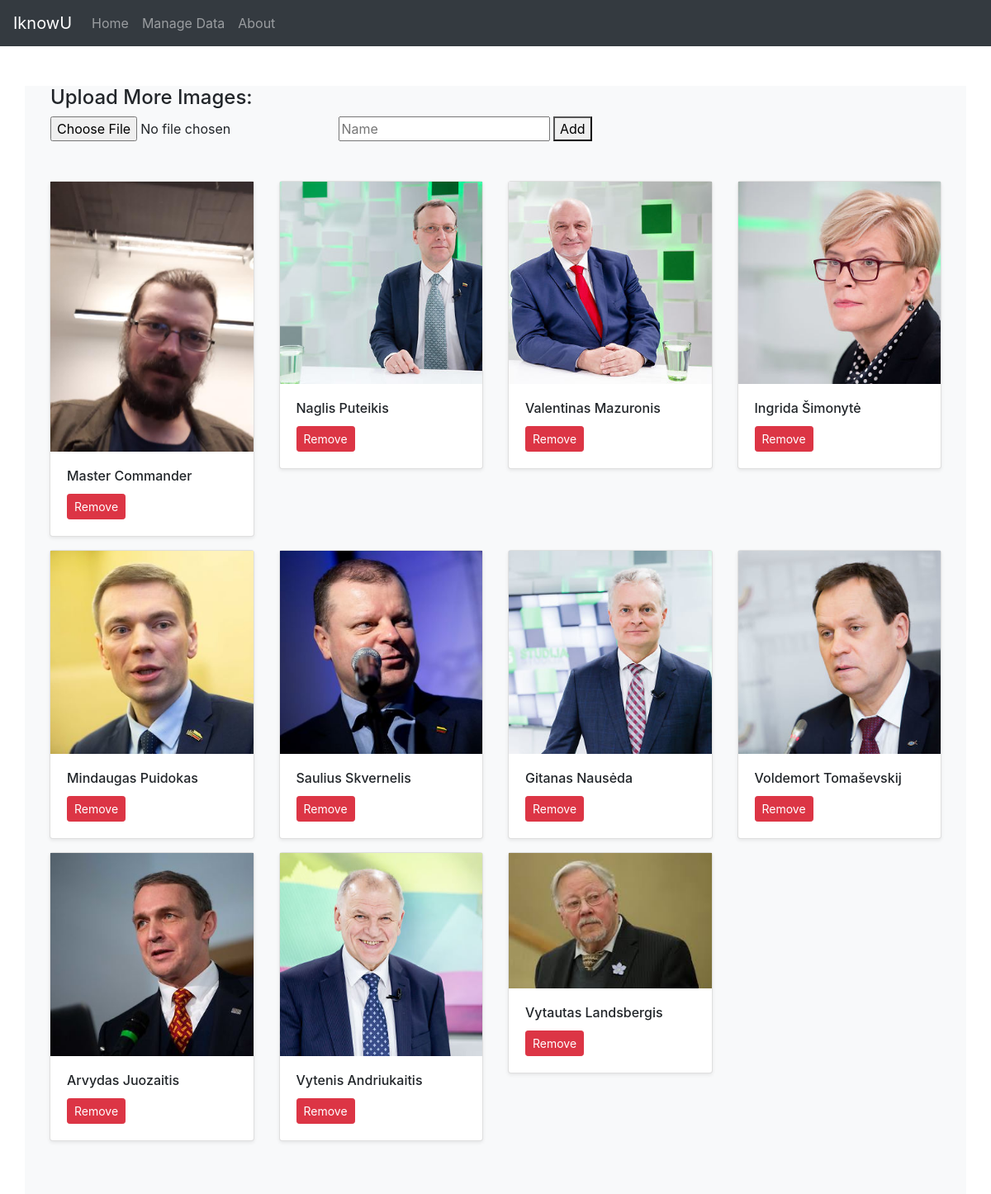
Page /data on the earlier database version.
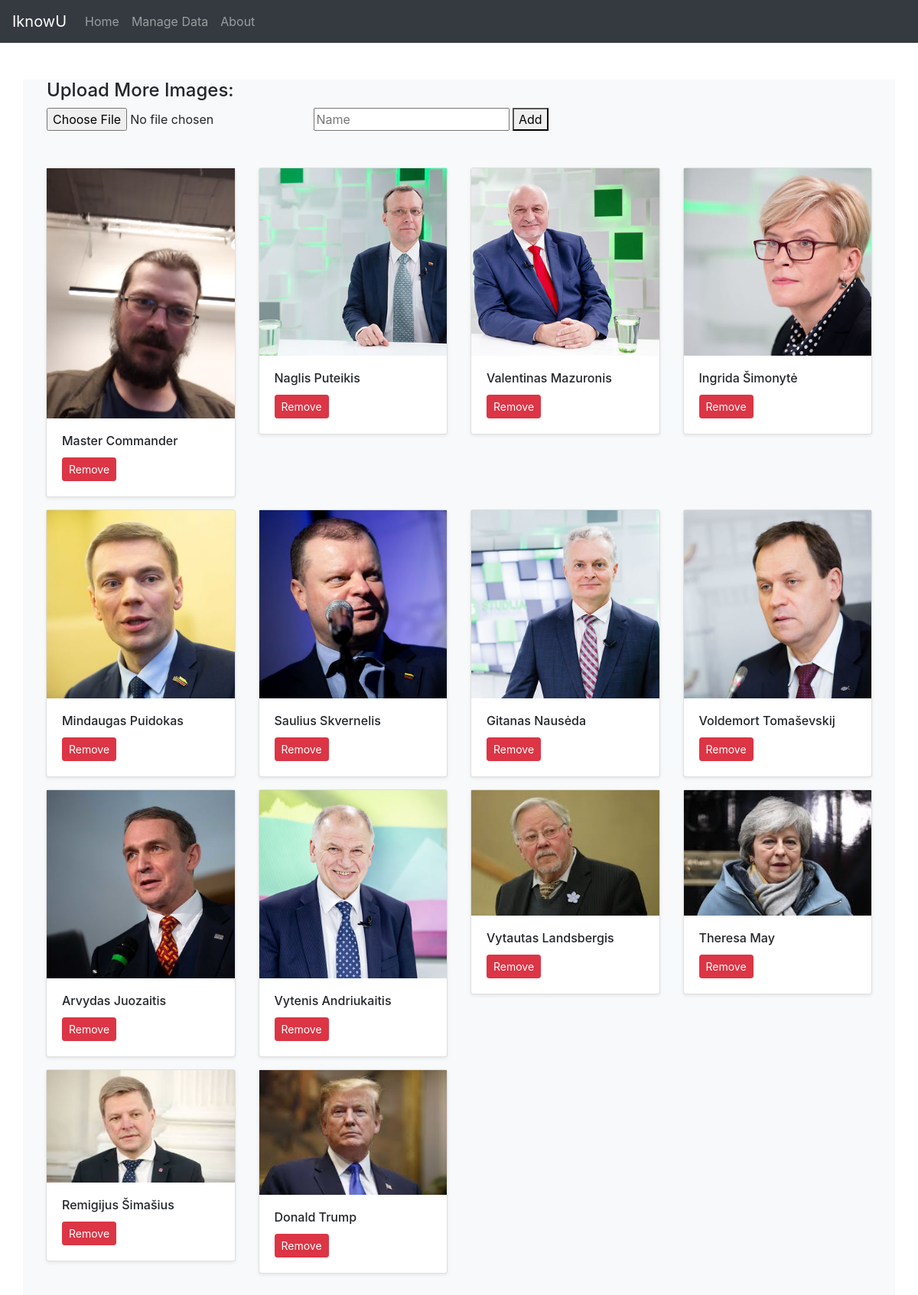
Same page on the later database version.
### app.py (models this page shows, shortened)
class Known(db.Model):
    id = db.Column(db.Integer, primary_key=True)
    image_file = db.Column(db.String(100), unique=True, nullable=False)
    label = db.Column(db.String(100), unique=True, nullable=False)
    path = db.Column(db.String(100), unique=True, nullable=True)

### app.py (the view, shortened to what this page needs)
@app.route('/data', methods=['GET', 'POST'])
def show_data():
    known = Known.query.all()
    return render_template('data.html', instance=known)

### templates/data.html (shortened to what this page needs)
{% extends "layout.html" %}
{% block head %}
{{ super() }}
{% endblock %}
{% block navbar %}
{{ super() }}
{% endblock %}
{% block body %}
      <div class="mt-5 container bg-light align-items-center">
        <div class="ml-3 mt-3">
        <h4>Upload More Images:</h4>
        <form action="{{ url_for('show_data') }}" method="POST" enctype="multipart/form-data">
          <input title="" type="file" name="known" accept=".jpg,.jpeg" required/>
          <input title="" type="text" name="label" placeholder="Name" required/>
          <button type="submit"> Add </button>
        </form>
        </div>
  <div class="album py-5 bg-light">
    <div class="container">
      <div class="row">
        {% for item in instance %}
          <div class="col-md-3">
          <div class="card mb-3 shadow-sm">
            <img class="img-fluid" src="{{ url_for('get_known', filename=item.image_file) }}" />
            <div class="card-body">
              <h6 class="card-title">{{item.label}}</h6>
              <div class="d-flex justify-content-between align-items-center">
                <div class="btn-group">
                    <form action="{{ url_for('delete', filename=item.image_file)}}" method="POST">
                        <input class="btn btn-danger btn-sm" type="submit" value="Remove">
                    </form>
                </div>
              </div>
            </div>
          </div>
        </div>
        {% endfor %}
      </div>
    </div>
  </div>
 </div>
{% endblock %}
{% block scripts %}
{{ super() }}
{% endblock %}

### templates/layout.html (shortened to what this page needs)
<!DOCTYPE html>
<html lang="en">
{% block head %}
<head>
    <link rel="stylesheet" href="https://stackpath.bootstrapcdn.com/bootstrap/4.3.1/css/bootstrap.min.css">
</head>
{% endblock %}
{% block navbar %}
<body>
<nav class="navbar navbar-expand-lg navbar-dark bg-dark">
  <a class="navbar-brand" href="{{ url_for('index') }}">IknowU</a>
  <div class="collapse navbar-collapse" id="navbarNav">
    <ul class="navbar-nav">
      <li class="nav-item">
        <a class="nav-link" href="{{ url_for('index') }}">Home <span class="sr-only">(current)</span></a>
      </li>
      <li class="nav-item">
        <a class="nav-link" href="{{ url_for('show_data') }}">Manage Data</a>
      </li>
      <li class="nav-item">
        <a class="nav-link" href="{{ url_for('about') }}">About</a>
      </li>
    </ul>
  </div>
</nav>
{% endblock %}
{% block body %}{% endblock %}
{% block scripts %}
</body>
{% endblock %}
</html>

Differences in the rows shown:
added Known: image_file (picture), label "Theresa May"
added Known: image_file (picture), label "Remigijus Šimašius"
added Known: image_file (picture), label "Donald Trump"
